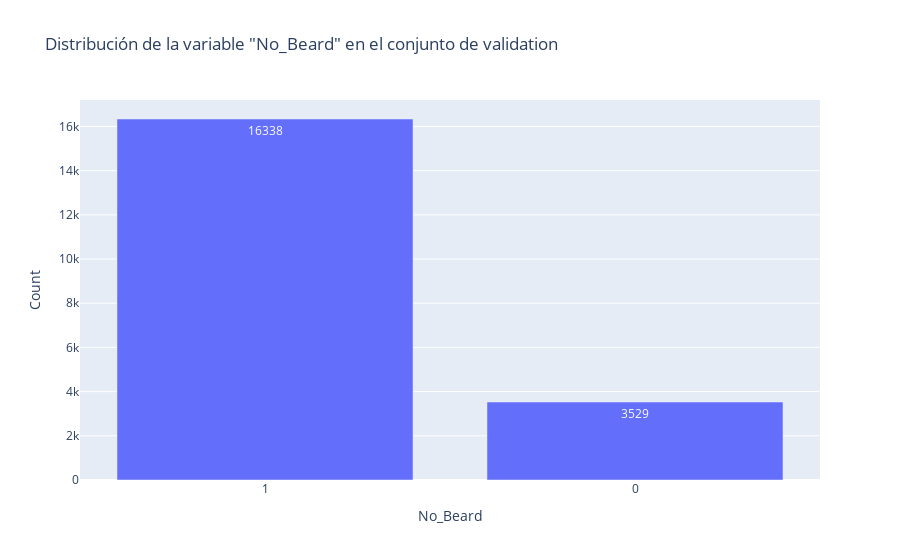

Source (notebook cell):
### Code cell
# Obtener los valores de recuento
value_counts = df_val['No_Beard'].value_counts()

# Crear el gráfico de distribución con los valores de recuento
fig = px.bar(x=value_counts.index, y=value_counts.values, labels={'x': 'No_Beard', 'y': 'Count'},
             title='Distribución de la variable "No_Beard" en el conjunto de validation')

fig.update_traces(text=value_counts.values, texttemplate='%{text}', textposition='inside')

fig.show()

### Figure 1 — Plotly figure (JSON) as saved in the notebook; plotly's stock layout.template omitted (floating-point values rounded to 4 significant figures)
{"data": [{"alignmentgroup": "True", "hovertemplate": "No_Beard=%{x}<br>Count=%{y}<extra></extra>", "legendgroup": "", "marker": {"color": "#636efa", "pattern": {"shape": ""}}, "name": "", "offsetgroup": "", "orientation": "v", "showlegend": false, "text": [16338, 3529], "textposition": "inside", "texttemplate": "%{text}", "type": "bar", "x": ["1", "0"], "xaxis": "x", "y": [16338, 3529], "yaxis": "y"}], "layout": {"barmode": "relative", "legend": {"tracegroupgap": 0}, "title": {"text": "Distribución de la variable \"No_Beard\" en el conjunto de validation"}, "xaxis": {"anchor": "y", "domain": [0, 1], "title": {"text": "No_Beard"}}, "yaxis": {"anchor": "x", "domain": [0, 1], "title": {"text": "Count"}}}}
